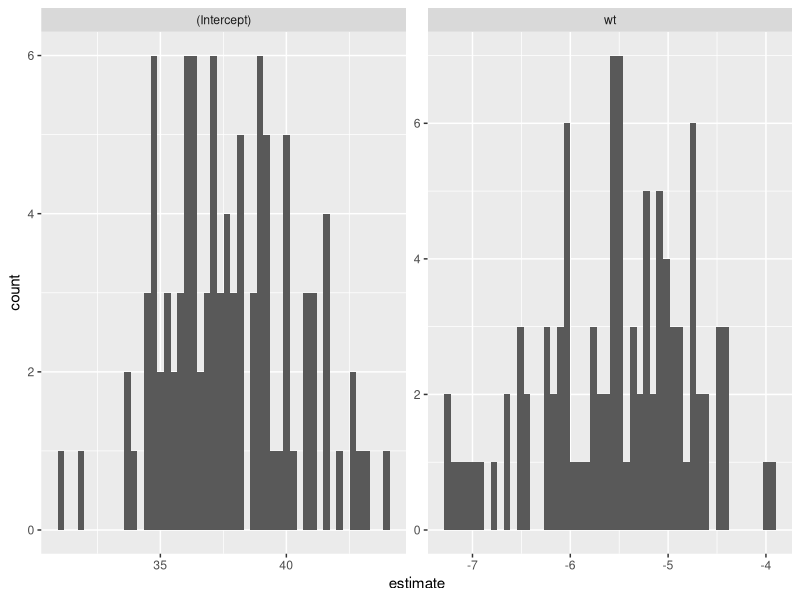

Here is the R script that generated this plot: (Note: this script raises an error after producing the figure.)
# live code: https://tinyurl.com/ua-r-iteration

# most of the lesson materials: https://mcmaurer.github.io/R-DAVIS-3.0/lesson_iteration.html

#lessons with purrr
# https://jennybc.github.io/purrr-tutorial/
# https://emoriebeck.github.io/R-tutorials/purrr/

install.packages(dplyr)
install.packages(purrr)
install.packages(ggplot2)
install.packages(broom)


library(dplyr)
library(purrr)
library(ggplot2)
library(broom)
library(tidyr)

x <-1:10
x
log(x)

# for loop
# index value i which takes on first value of the vector we gave it.
# starts with first, runs code, starts again with next.
for (i in 1:10) {
  print(i)
}
# this shows how i starts with 1, prints 1, prints 1^2, and then turns around and continues
# with 2, prints 2, prints 2^2, and continues to 3, all the way to 10
for (i in 1:10) {
  print(i)
  print(i^2)
}

# use i for indexing
# this is a good way to access each element in a data frame
for (i in 1:10) {
  print (letters[i])
  print(mtcars[1, ])
}

# just showing that i doesn't really mean anything. we assing it meaning
for (cat in 3:5){
  print(letters[cat])
}

for (i in 10){
  print(letters[i])
}

for (i in c(2,4,5,9,12)) {
  print(letters[i])
}

#generate empty object to hold results before running loop. will run more quickly
#this is a new place to put results rather than updating the existing df
results <- rep(NA, nrow(mtcars))
mtcars
results

for (i in 1:nrow(mtcars)){
  results[i] <- mtcars$wt[i]*mtcars$disp[i]
}
results
round(results,2)

#this method makes a new column in the mtcars dataframe
mtcars %>%
  mutate(result = wt*disp)


#introducing purrr and the map_ functions
map(1:10,sqrt)

#specify what data type you'll get (characters, decimal
map_dbl(1:10, sqrt)
map_chr(1:10,sqrt)
map_dbl(1:10, ~round(sqrt(.x), digits = 2))

#this is creating a new df with NAs
mtcars2 <- mtcars
mtcars2[3, c(1,6,8)] <- NA

#this is how to extract NAs before doing calculations for each column
#na.rm indicates whether NA values should be stripped before computation begins
map_dbl(mtcars, mean)
map_dbl (mtcars2, mean, na.rm=T)


#bootstrapping with map_
#map function can pack a lot of iterations into a tiny set of code

slice_sample(mtcars, prop = 0.8, replace = T) %>%
  lm(mpg~wt, data=.) %>%
  tidy()

folds <- map(1:100, ~slice_sample(mtcars, prop = 0.8, replace=T))
m <- map(.x = folds, .f = ~lm(mpg~wt, data = .x)) %>%
  map_dfr(.f = tidy, .id = "iter")
m %>%
  ggplot(aes(x=estimate)) +
  geom_histogram(bins=50) +
  facet_wrap(vars(term), scales = "free")



#conditional statements
for (i in 1:10){
  if(i<5){
    print(paste(i, "is less than 5"))
  } else {
    if (i == 5){
      print(paste(i, "is 5"))
    } else {
      print(paste(i, "is greater than 5"))
    }
  }
}



# case_when

mtcars %>%
  mutate(
    car_size = case_when(
      wt>3.5 | cyl == 8 ~"big", 
      wt>2.5 ~"medium",
      TRUE ~ NA_character_
    )
  )

#writing multiple CSVs
#and using *nested* dataframes

storms %>%
  group_by(year) %>%
  nest() %>%
  pwalk(.f = function(year,data){
    write.csv(x=data, file=paste0("iteration-lesson/output/storms_",year,".csv"))
  })
  
#using nest for data simulation
#keeps data frame in data frame, collapses info

expand_grid(mean=1:3, sd=c(0.1,1)) %>%
  rowwise() %>%
  mutate(data = list(rnorm(n=100, mean = mean, sd=sd))) %>%
  mutate(mean_d = mean(data))

expand_grid(mean=1:3, sd=c(0.1,1)) %>%
  rowwise() %>%
  mutate(data = list(rnorm(n=100, mean = mean, sd=sd))) %>%
  mutate(mean_d = mean(data)) %>%
  unnest(data) %>%
  ggplot(aes(x=data)) +
  geom_histogram(bins = 50) +
  facet_grid(rows = vars(mean), cols=vars(sd))

#conditional mutate
#these two examples do the same thing

diamonds %>%
  mutate(x=round(x),
         y=round(y),
         z=round(z))

diamonds %>%
  mutate(across(.cols = everything(), as.character))

diamonds %>%
  mutate(across(where(is.numeric), round, digits = 1))


diamonds %>%
  mutate(across(where(is.numeric), .fns = list(rd = round)))
